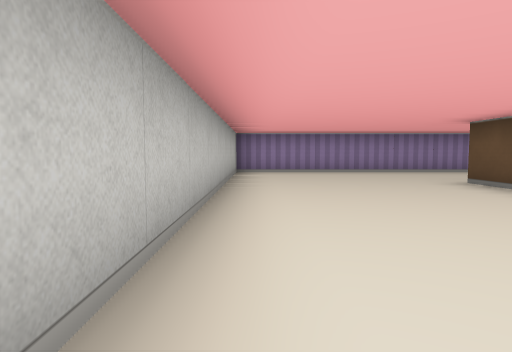
view 1 (above)

16 first-person views from a walk through a cub3D level. The camera is about half as high as the walls, tilts 4° down and sees 75° across. The floor is counted in squares. Each view is taken from the middle of a square. On the plan, view 1 faces up. The plan holds only what a view shows up to about 9 squares ahead; the rest is blank.

view 2
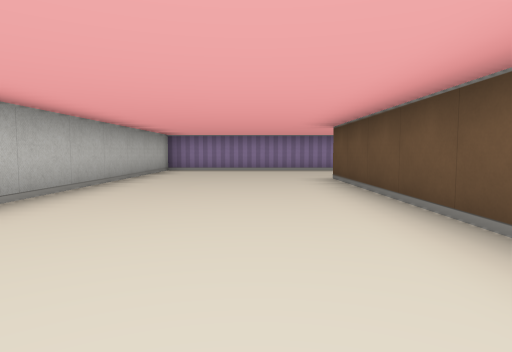

view 3
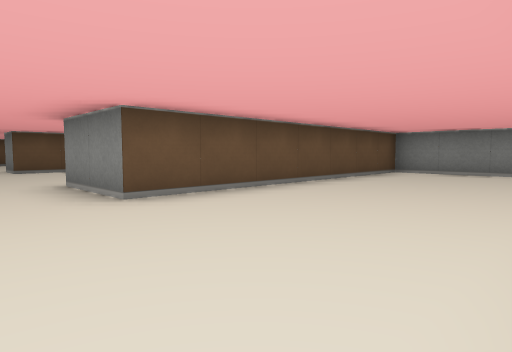

view 4
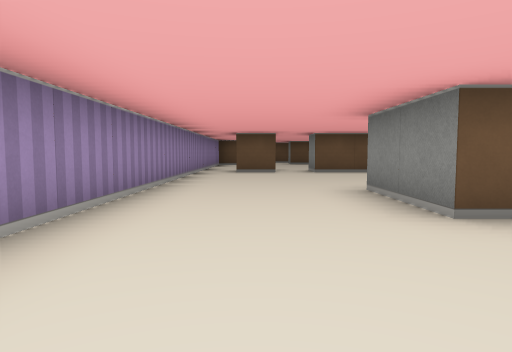

view 5
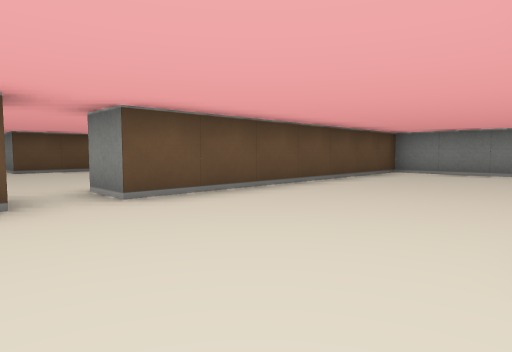

view 6
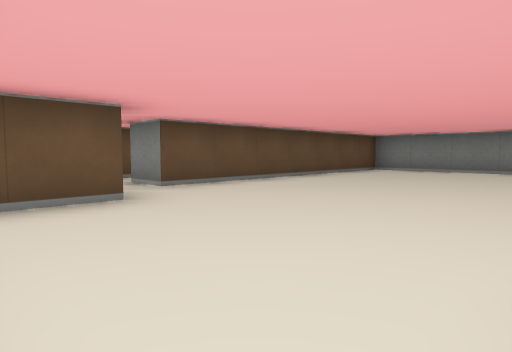

view 7
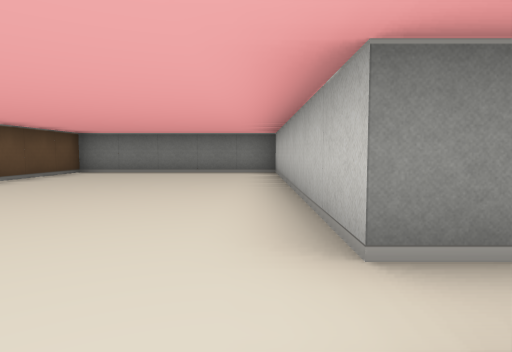

view 8
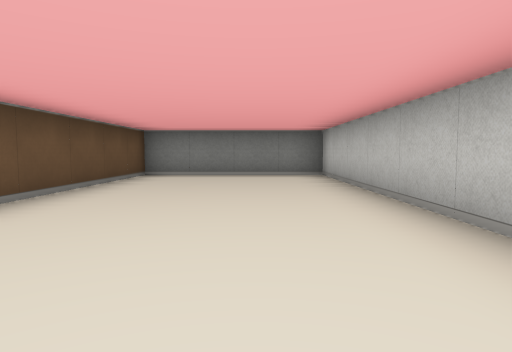

view 9
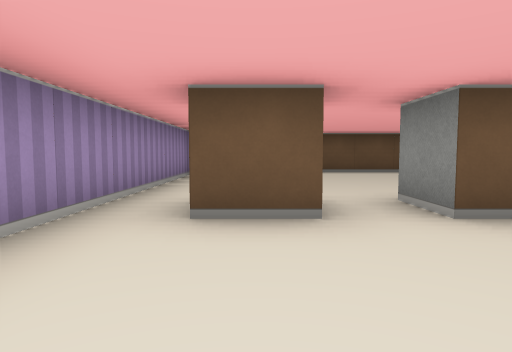

view 10
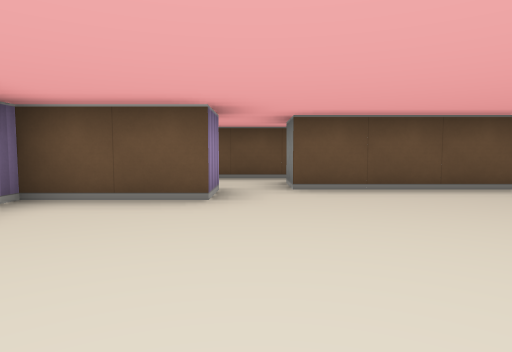

view 11
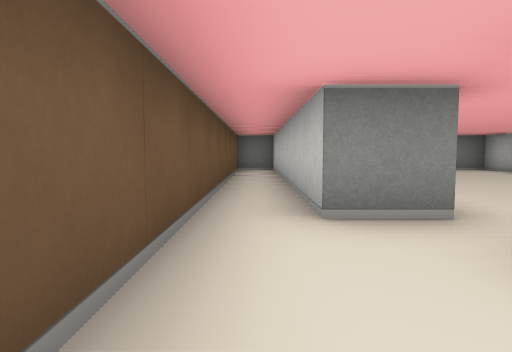

view 12
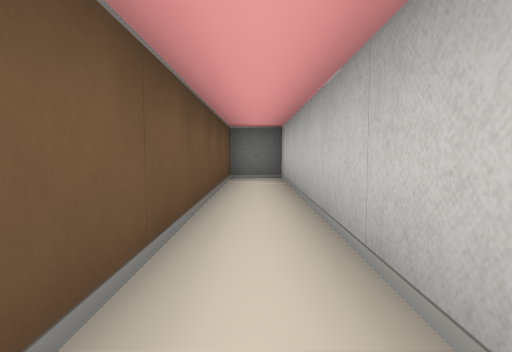

view 13
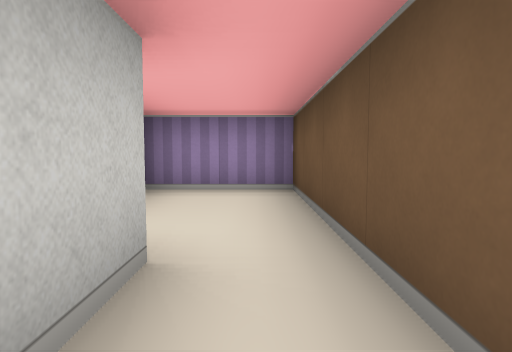

view 14
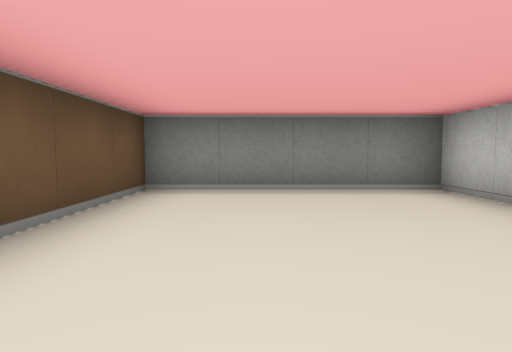

view 15
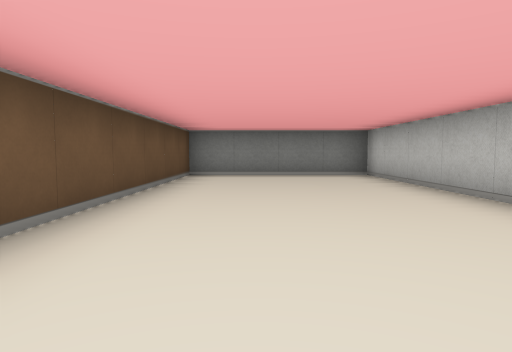

view 16
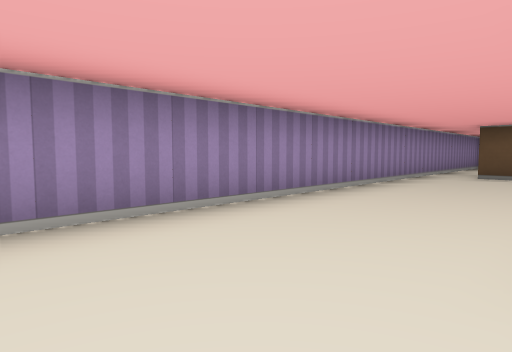

### Floor plan
Ten units are one square. View 1 is at (0, 0); x grows to the right and y downward. Boxes are objects, and circles mark ways between rooms. Rooms are numbered by the first view taken in them; rooms with no view inside come last. Other rooms are left out.
<svg viewBox="-10 -90 190 110">
<path fill="none" stroke="#000" d="M55 -41 55 15 95 15 95 -55 105 -55 105 15 155 15 155 -55M95 -64 95 -75M155 -65 145 -65 145 -85 -5 -85 -5 15 35 15 35 -55 55 -55M155 -55 165 -55 165 15 175 15 175 -85 155 -85"/>
<circle cx="160" cy="-60" r="3" fill="#2a7"/>
<text x="80" y="-40">1</text>
<text x="170" y="-40">2</text>
</svg>
Room 1 opens to room 2.

Where each view was taken, in squares from view 1:
view 1: 0 up, 0 right, facing up
view 2: 1 down, 2 right, facing up
view 3: 7 up, 0 right, facing down-right
view 4: 7 up, 1 right, facing right
view 5: 7 up, 6 right, facing down-right
view 6: 8 up, 11 right, facing down-right
view 7: 7 up, 11 right, facing down
view 8: 6 up, 7 right, facing down
view 9: 7 up, 7 right, facing right
view 10: 6 up, 11 right, facing right
view 11: 8 up, 17 right, facing down
view 12: 5 up, 17 right, facing down
view 13: 4 up, 17 right, facing up
view 14: 3 up, 2 right, facing down
view 15: 6 up, 2 right, facing down
view 16: 6 up, 2 right, facing up-right
